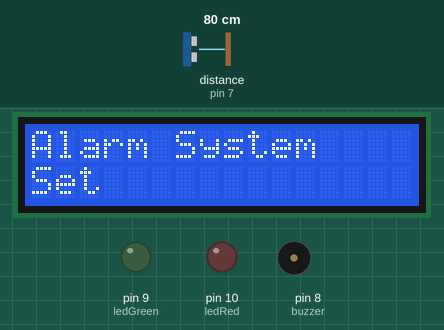
This sketch was run on a simulated Arduino Uno, built with avr-gcc and run on an emulated ATmega328P. Shown: 16×2 character LCD, output pins drawn as LEDs (lit = HIGH), buzzer (waves = sounding). Wiring (inferred from the names in the program): ultrasonic range finder: trigger pin 6; echo pin 7. Inputs (shaded band) come from the test bench; at power-on: distance to the obstacle (sensor on pin 7) 80 cm. The echo pulse lasts 58.3 µs per cm; pins used as bus, display or sensor lines are not drawn; what the sketch prints to the serial monitor is not drawn.

Above: at 2.5 s.
At 5.6 s:
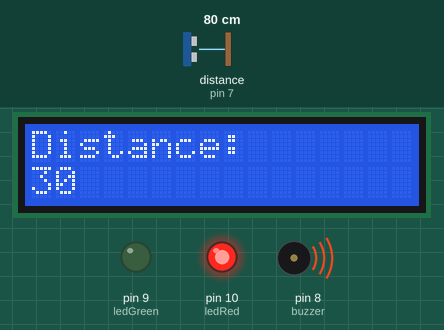
5.7 s: distance to the obstacle (sensor on pin 7) set to 155 cm
At 6.2 s:
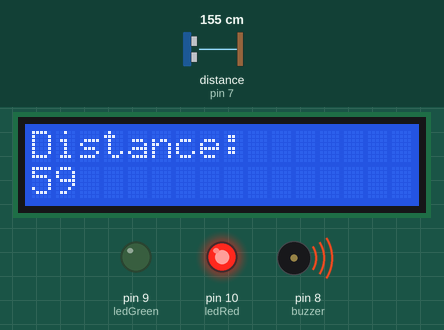
7.3 s: distance to the obstacle (sensor on pin 7) set to 162 cm
At 8.5 s:
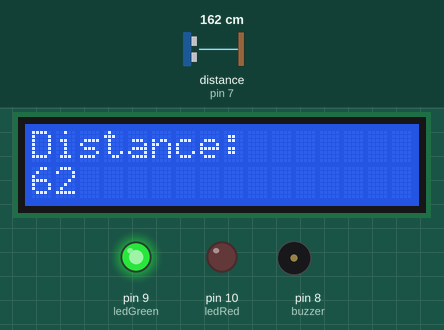
8.8 s: distance to the obstacle (sensor on pin 7) set to 2 cm
At 9.6 s:
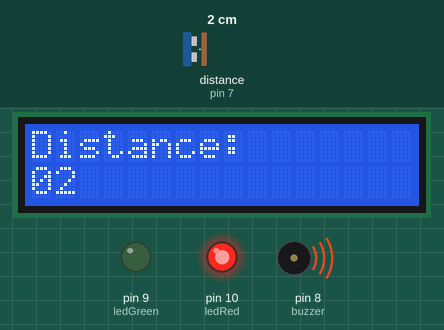
Timing chart, 0 to 11.8 s (numbered marks = the images above; inputs shaded):
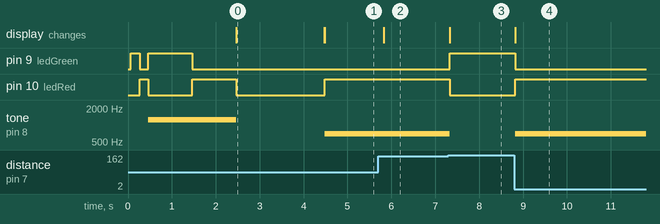

The sketch:

Alarm.ino
```cpp
//Library's
#include <LiquidCrystal.h>
const int rs = 12, en = 11, d4 = 5, d5 = 4, d6 = 3, d7 = 2;
LiquidCrystal lcd(rs, en, d4, d5, d6, d7);

//Constants
const byte ledRed = 10;
const byte ledGreen = 9;
const byte buzzer = 8;
const byte button = 0;
#define echoPin 7
#define trigPin 6

//Variables
String toplineLCD = "Alarm System";
String bottomlineLCD = "Set";
long duration;
int distance;
int buttonState = 0;

//Initialisation function
void initialisation() {
  Serial.begin(9600);
  lcd.begin(16, 2);
  pinMode(buzzer, OUTPUT);
  pinMode(trigPin, OUTPUT);
  pinMode(echoPin, INPUT);
  pinMode(button,INPUT);
  buttonState = digitalRead(button);
  for (int i = 9; i < 11; i++) {
    pinMode(i, OUTPUT);
  }
  for (int i = 9; i < 11; i++) {
    digitalWrite(i, HIGH);
    delay(200);
    digitalWrite(i, LOW);
  }
  for (int i = 9; i < 11; i++) {
    digitalWrite(i, HIGH);
    tone(buzzer, 1250);
    delay(1000);
    digitalWrite(i, LOW);
    noTone(buzzer);
  }
  updateLCD();
  delay(2000);
  lcd.clear();
}

//LCD Update function
void updateLCD() {
  lcd.home();
  lcd.print(toplineLCD);
  lcd.setCursor(0, 1);
  lcd.print(bottomlineLCD);
  lcd.home();
}

void setup() {
  initialisation();
}

void loop() {
  digitalWrite(trigPin, LOW);
  delayMicroseconds(2);
  digitalWrite(trigPin, HIGH);
  delayMicroseconds(10);
  digitalWrite(trigPin, LOW);
  duration = pulseIn(echoPin, HIGH);
  distance = duration * 0.0133 / 2;
  toplineLCD = "Distance:";
  bottomlineLCD = (distance);
  updateLCD();
  Serial.println(distance);
  if (distance < 60) {
    digitalWrite(ledRed, HIGH);
    digitalWrite(ledGreen, LOW);
    tone(buzzer, 700);
    delay(50);
    tone(buzzer, 700);
    delay(50);
  } else if (distance > 60) {
    noTone(buzzer);
    digitalWrite(ledRed, LOW);
    digitalWrite(ledGreen, HIGH);
  }
}
```

Measured:
- the behaviour switches between 157 and 158 cm on distance to the obstacle (sensor on pin 7) (found by bisection; images 2 and 3)
- after the input at 5.7 s, the display: changes after 0.12 s (image 2)
- after the input at 7.3 s, pin 9 (ledGreen): LOW → HIGH at once; pin 10 (ledRed): HIGH → LOW at once; tone on pin 8 (buzzer): 700 Hz → silent at once; the display: changes at once (image 3)
- after the input at 8.8 s, pin 9 (ledGreen): HIGH → LOW at once; pin 10 (ledRed): LOW → HIGH at once; tone on pin 8 (buzzer): silent → 700 Hz at once; the display: changes at once (image 4)
- what the display in image 0 shows lasts 2.0 s, from 2.5 s to 4.5 s
